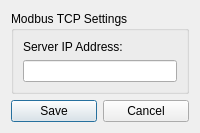
<?xml version="1.0" encoding="UTF-8"?>
<ui version="4.0">
  <class>SettingsDialog</class>
  <widget class="QDialog" name="SettingsDialog">
    <property name="windowTitle">
      <string>Connection Settings</string>
    </property>
    <layout class="QVBoxLayout">
      <item>
        <widget class="QGroupBox" name="groupBox">
          <property name="title">
            <string>Modbus TCP Settings</string>
          </property>
          <layout class="QVBoxLayout">
            <item>
              <widget class="QLabel" name="label">
                <property name="text">
                  <string>Server IP Address:</string>
                </property>
              </widget>
            </item>
            <item>
              <widget class="QLineEdit" name="lineEditIP"/>
            </item>
          </layout>
        </widget>
      </item>
      <item>
        <layout class="QHBoxLayout">
          <item>
            <widget class="QPushButton" name="btnSave">
              <property name="text">
                <string>Save</string>
              </property>
            </widget>
          </item>
          <item>
            <widget class="QPushButton" name="btnCancel">
              <property name="text">
                <string>Cancel</string>
              </property>
            </widget>
          </item>
        </layout>
      </item>
    </layout>
  </widget>
</ui>
